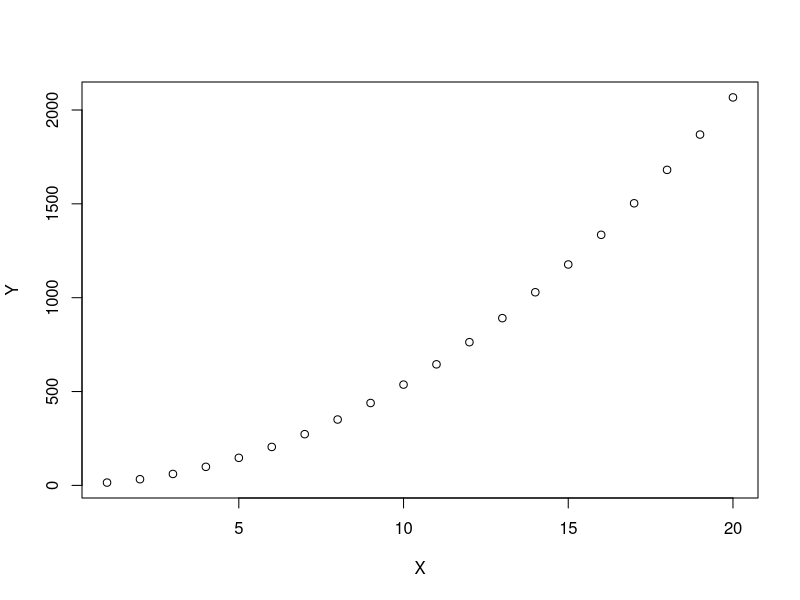

The R source for this figure:
X <- c(1, 2, 3, 4, 5, 6, 7, 8, 9, 10, 11, 12, 13, 14, 15, 16, 17, 18, 19, 20)
Y <- 5 * X^2 + 3 * X + 7
n <- length(X)

PolynomialReg <- function(X, Y) {
    detUpper <- detUpperCalculate(X, Y)
    detBottom <- detBottomCalculate(X, Y)

    A0 <- detUpper / detBottom
    A1 <- Summary(X)
    A2sum <- n * (X^3)
    A2 <- Summary(A2sum)

    plot(X, Y)

    lines(X, A2 * X^2 + A1 * X + A0, type = "l", lty = 1, col = "red")
}

detBottomCalculate <- function(X, Y) {
    sumx4 <- Summary(X^4)
    sumx3 <- Summary(X^3)
    sumx2 <- Summary(X^2)
    sumx <- Summary(X)

    detBottom <- sumx4 * CalcDet(sumx2, sumx, sumx, n) -
        sumx3 * CalcDet(sumx3, sumx, sumx2, n) +
        sumx2 * CalcDet(sumx3, sumx2, sumx2, sumx)

    return(detBottom)
}

detUpperCalculate <- function(X, Y) {
    sumx4 <- Summary(X^4)
    sumx3 <- Summary(X^3)
    sumx2y <- Summary(X^2, Y)
    sumx2 <- Summary(X^2)
    sumxy <- Summary(X, Y)
    sumx <- Summary(X)
    sumy <- Summary(Y)

    detUpper <- sumx4 * CalcDet(sumx2, sumxy, sumx, sumy) -
        sumx3 * CalcDet(sumx3, sumxy, sumx2, sumy) +
        sumx2y * CalcDet(sumx3, sumx2, sumx2, sumx)

    return(detUpper)
}

Summary <- function(X, Y) {
    sum <- 0
    if (missing(Y)) {
        for (i in 1:n)
        {
            sum <- sum + X[i]
        }
        return(sum)
    }

    for (i in 1:n)
    {
        sum <- sum + (X[i] * Y[i])
    }
    return(sum)
}

CalcDet <- function(a, b, c, d) {
    total <- (a * d) - (b * c)

    return(total)
}

PolynomialReg(X, Y)
